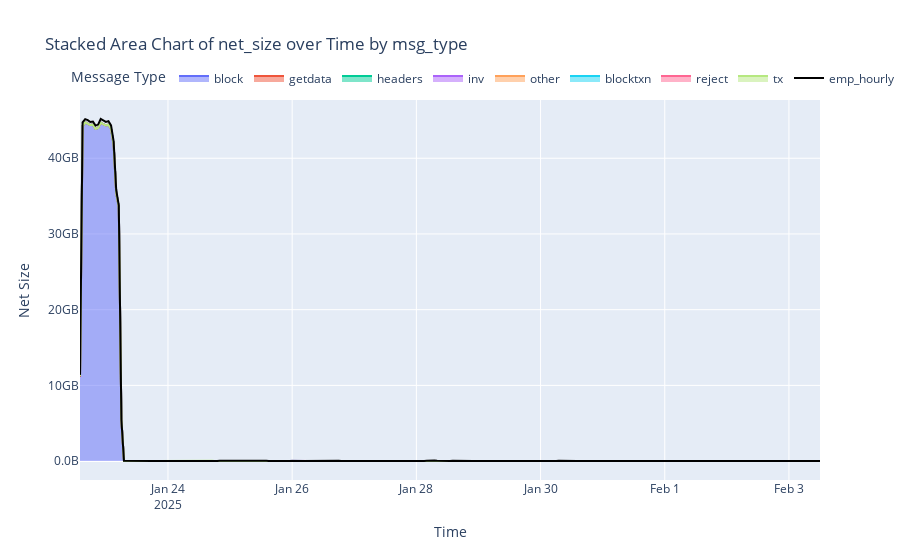

Source (notebook cell):
### Markdown cell above
# In/out hourly

### Code cell
import plotly.express as px
import plotly.graph_objects as go

fig = px.area(
    dfs["est_hourly"],
    x="timestamp",
    y="inout",
    color="msg_type",
    title="Stacked Area Chart of net_size over Time by msg_type",
    labels={"net_size": "Net Size", "hour_groups": "Time", "msg_type": "Message Type"},
)

fig.add_trace(
    go.Scatter(
        x=dfs["emp_hourly"].index,
        y=dfs["emp_hourly"]["in"] + dfs["emp_hourly"]["out"],
        mode="lines",
        name="emp_hourly",
        line=dict(color="black", width=2),
    )
)

fig.update_layout(
    xaxis_title="Time",
    yaxis_title="Net Size",
    legend_title="Message Type",
    legend=dict(
        orientation="h",
        yanchor="bottom",
        y=1.02,
    ),
)
fig.update_yaxes(tickformat=".2s", ticksuffix="B")
fig.show()

### Figure 1 — Plotly figure (JSON) as saved in the notebook; plotly's stock layout.template omitted (floating-point values rounded to 4 significant figures; data arrays with more than 128 entries replaced by an {"elided": "..."} marker saying what was removed)
{"data": [{"fillpattern": {"shape": ""}, "hovertemplate": "Message Type=block<br>timestamp=%{x}<br>inout=%{y}<extra></extra>", "legendgroup": "block", "line": {"color": "#636efa"}, "marker": {"symbol": "circle"}, "mode": "lines", "name": "block", "orientation": "v", "showlegend": true, "stackgroup": "1", "type": "scatter", "x": ["2025-01-22 14:00:00+00:00", "2025-01-22 15:00:00+00:00", "2025-01-22 16:00:00+00:00", "2025-01-22 17:00:00+00:00", "2025-01-22 18:00:00+00:00", "2025-01-22 19:00:00+00:00", "2025-01-22 20:00:00+00:00", "2025-01-22 21:00:00+00:00", "2025-01-22 22:00:00+00:00", "2025-01-22 23:00:00+00:00", "2025-01-23 00:00:00+00:00", "2025-01-23 01:00:00+00:00", "2025-01-23 02:00:00+00:00", "2025-01-23 03:00:00+00:00", "2025-01-23 04:00:00+00:00", "2025-01-23 05:00:00+00:00", "2025-01-23 06:00:00+00:00", "2025-01-28 07:00:00+00:00", "2025-02-01 12:00:00+00:00", "2025-02-02 10:00:00+00:00"], "xaxis": "x", "y": [11111157911, 44227997688, 44736815938, 44606730870, 44383394650, 44434248320, 43885330743, 44011171906, 44705853019, 44511854612, 44321475642, 44427312841, 43877746665, 41807698383, 35439287109, 33534330125, 5461903280, 1113644, 3987025, 3618616], "yaxis": "y"}, {"fillpattern": {"shape": ""}, "hovertemplate": "Message Type=getdata<br>timestamp=%{x}<br>inout=%{y}<extra></extra>", "legendgroup": "getdata", "line": {"color": "#EF553B"}, "marker": {"symbol": "circle"}, "mode": "lines", "name": "getdata", "orientation": "v", "showlegend": true, "stackgroup": "1", "type": "scatter", "x": {"elided": "287 str values"}, "xaxis": "x", "y": {"elided": "287 int values"}, "yaxis": "y"}, {"fillpattern": {"shape": ""}, "hovertemplate": "Message Type=headers<br>timestamp=%{x}<br>inout=%{y}<extra></extra>", "legendgroup": "headers", "line": {"color": "#00cc96"}, "marker": {"symbol": "circle"}, "mode": "lines", "name": "headers", "orientation": "v", "showlegend": true, "stackgroup": "1", "type": "scatter", "x": {"elided": "287 str values"}, "xaxis": "x", "y": {"elided": "287 int values"}, "yaxis": "y"}, {"fillpattern": {"shape": ""}, "hovertemplate": "Message Type=inv<br>timestamp=%{x}<br>inout=%{y}<extra></extra>", "legendgroup": "inv", "line": {"color": "#ab63fa"}, "marker": {"symbol": "circle"}, "mode": "lines", "name": "inv", "orientation": "v", "showlegend": true, "stackgroup": "1", "type": "scatter", "x": {"elided": "275 str values"}, "xaxis": "x", "y": {"elided": "275 int values"}, "yaxis": "y"}, {"fillpattern": {"shape": ""}, "hovertemplate": "Message Type=other<br>timestamp=%{x}<br>inout=%{y}<extra></extra>", "legendgroup": "other", "line": {"color": "#FFA15A"}, "marker": {"symbol": "circle"}, "mode": "lines", "name": "other", "orientation": "v", "showlegend": true, "stackgroup": "1", "type": "scatter", "x": {"elided": "287 str values"}, "xaxis": "x", "y": {"elided": "287 int values"}, "yaxis": "y"}, {"fillpattern": {"shape": ""}, "hovertemplate": "Message Type=blocktxn<br>timestamp=%{x}<br>inout=%{y}<extra></extra>", "legendgroup": "blocktxn", "line": {"color": "#19d3f3"}, "marker": {"symbol": "circle"}, "mode": "lines", "name": "blocktxn", "orientation": "v", "showlegend": true, "stackgroup": "1", "type": "scatter", "x": {"elided": "235 str values"}, "xaxis": "x", "y": {"elided": "235 int values"}, "yaxis": "y"}, {"fillpattern": {"shape": ""}, "hovertemplate": "Message Type=reject<br>timestamp=%{x}<br>inout=%{y}<extra></extra>", "legendgroup": "reject", "line": {"color": "#FF6692"}, "marker": {"symbol": "circle"}, "mode": "lines", "name": "reject", "orientation": "v", "showlegend": true, "stackgroup": "1", "type": "scatter", "x": {"elided": "271 str values"}, "xaxis": "x", "y": {"elided": "271 int values"}, "yaxis": "y"}, {"fillpattern": {"shape": ""}, "hovertemplate": "Message Type=tx<br>timestamp=%{x}<br>inout=%{y}<extra></extra>", "legendgroup": "tx", "line": {"color": "#B6E880"}, "marker": {"symbol": "circle"}, "mode": "lines", "name": "tx", "orientation": "v", "showlegend": true, "stackgroup": "1", "type": "scatter", "x": {"elided": "271 str values"}, "xaxis": "x", "y": {"elided": "271 int values"}, "yaxis": "y"}, {"line": {"color": "black", "width": 2}, "mode": "lines", "name": "emp_hourly", "type": "scatter", "x": {"elided": "287 str values"}, "y": {"elided": "287 int values"}}], "layout": {"legend": {"orientation": "h", "title": {"text": "Message Type"}, "tracegroupgap": 0, "y": 1.02, "yanchor": "bottom"}, "title": {"text": "Stacked Area Chart of net_size over Time by msg_type"}, "xaxis": {"anchor": "y", "domain": [0, 1], "title": {"text": "Time"}}, "yaxis": {"anchor": "x", "domain": [0, 1], "tickformat": ".2s", "ticksuffix": "B", "title": {"text": "Net Size"}}}}
